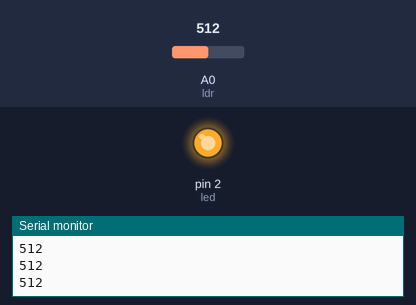
A sketch run on a simulated Arduino Uno, built with avr-gcc and run on an emulated ATmega328P. Shown: output pins drawn as LEDs (lit = HIGH), the last lines printed to the serial monitor. The inputs (shaded band) are chosen by the test bench; at power-on: A0 (ldr) = 512.

Above: at 1.2 s.
1.3 s: A0 (ldr) set to 939
2.8 s: A0 (ldr) set to 961
At 3.1 s:
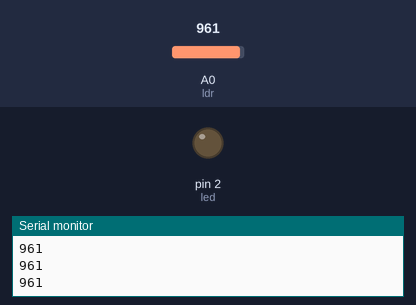
4.3 s: A0 (ldr) set to 940
At 5.5 s:
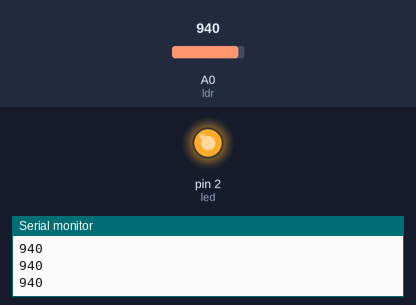
5.8 s: A0 (ldr) set to 960
At 6.9 s:
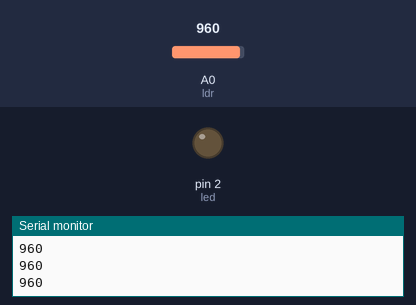
Timing chart, 0 to 8.3 s (numbered marks = the images above; inputs shaded):
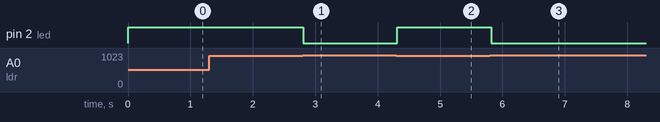

Measured:
- the behaviour switches between 950 and 951 on A0 (ldr) (found by bisection; images 0 and 1)
- after the input at 2.8 s, pin 2 (led): HIGH → LOW at once
- after the input at 4.3 s, pin 2 (led): LOW → HIGH at once
- after the input at 5.8 s, pin 2 (led): HIGH → LOW at once

The sketch:

Aula_9-LDR.ino
```cpp
#define ldr A0     // Define a macro 'ldr' para representar o pino A0 (sensor de luz)
#define led 2      // Define a macro 'led' para representar o pino 2 (LED)

int vldr = 0;     // Declaração e inicialização da variável 'vldr' que armazenará o valor lido do sensor de luz

void setup() {
  // put your setup code here, to run once:
  pinMode(ldr, INPUT);    // Configura o pino 'ldr' (A0) como entrada
  pinMode(led, OUTPUT);   // Configura o pino 'led' (2) como saída
  Serial.begin(9600);     // Inicia a comunicação serial a 9600 bps
}

void loop() {
  // put your main code here, to run repeatedly:
  vldr = analogRead(ldr);  // Lê o valor analógico do pino 'ldr' (A0) e armazena em 'vldr'
  if (vldr > 950) {       // Se o valor lido for maior que 950
    digitalWrite(led, LOW); // Apaga o LED
  } else {                 // Caso contrário
    digitalWrite(led, HIGH);// Acende o LED
  }
  Serial.println(vldr);    // Imprime o valor lido do sensor de luz na Serial Monitor
  delay(100);              // Aguarda 100 milissegundos antes de repetir o loop
}
```
